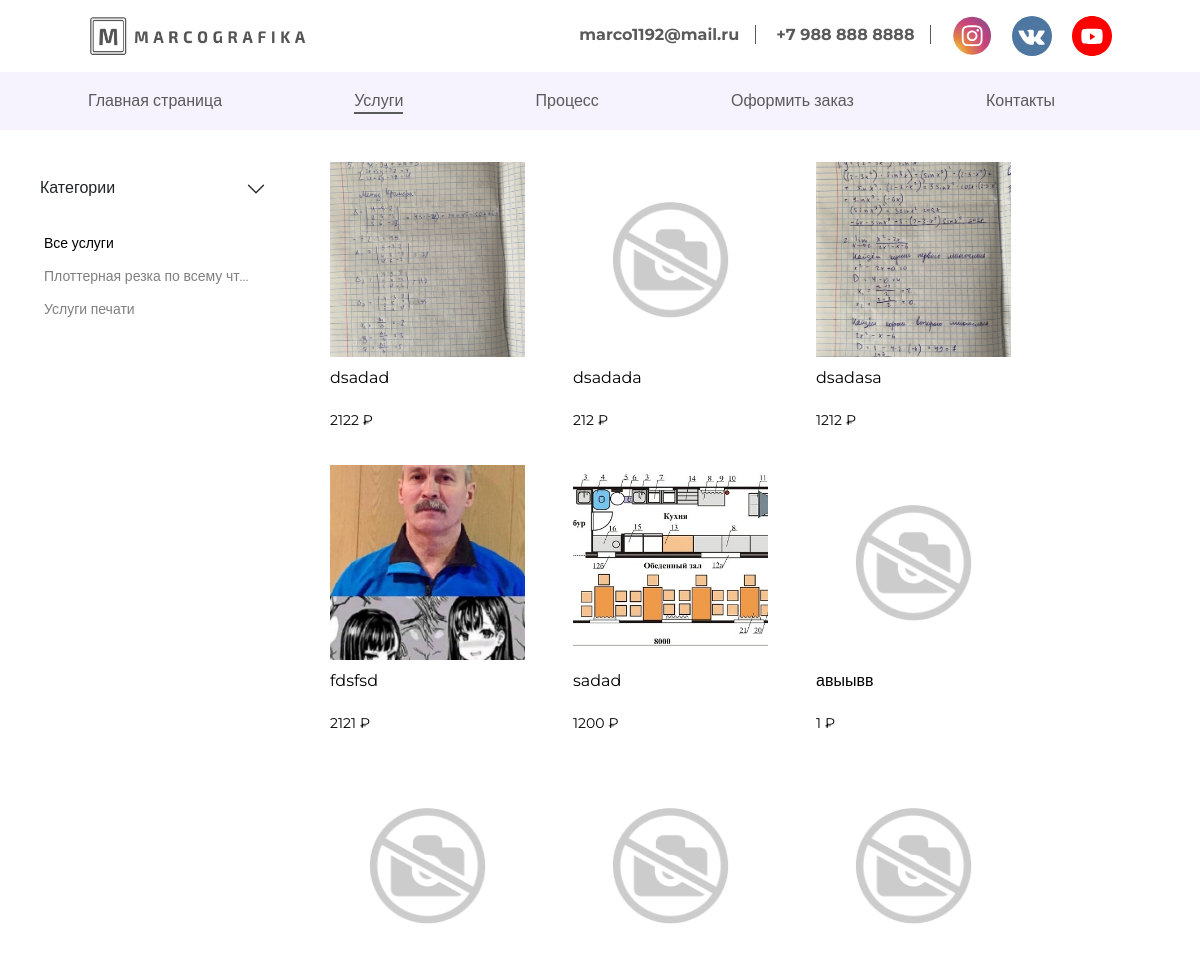
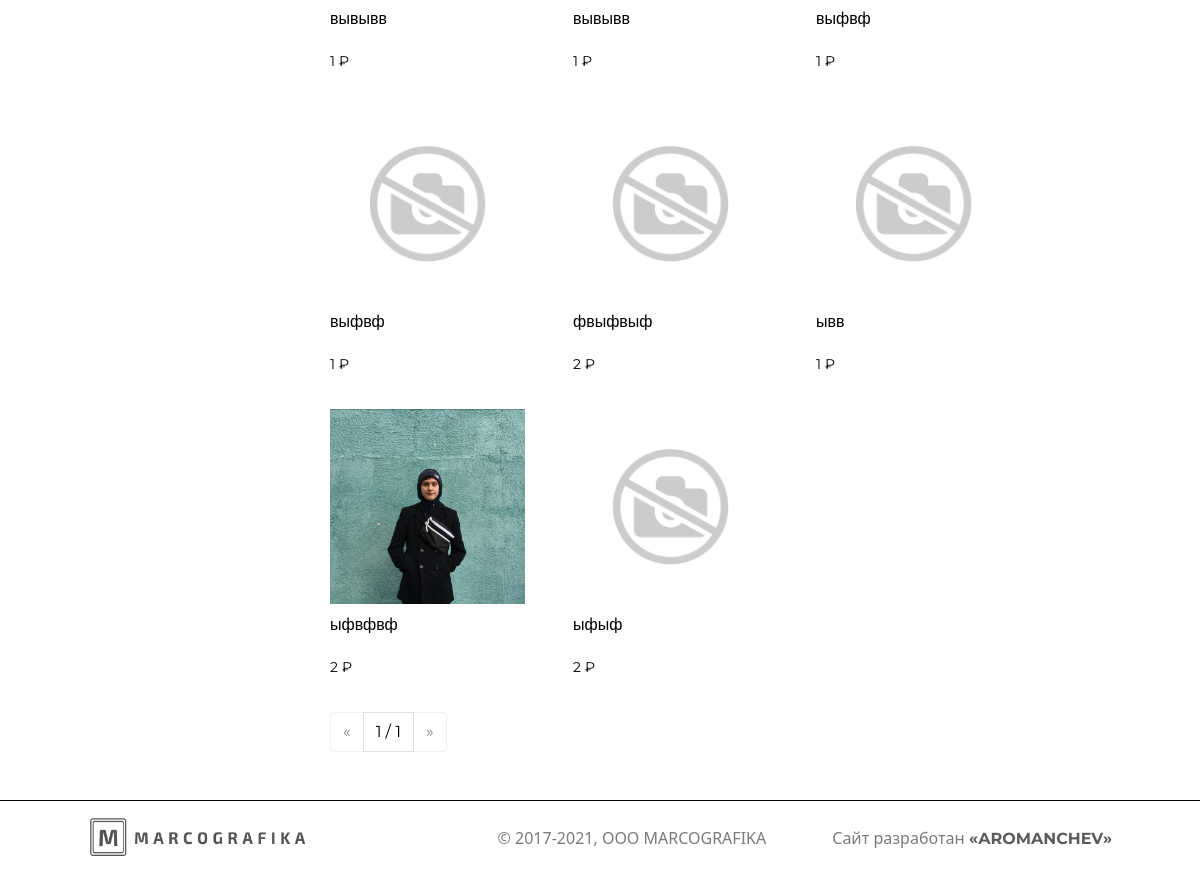
The app's page /service/, older data (2 pictures, top to bottom).
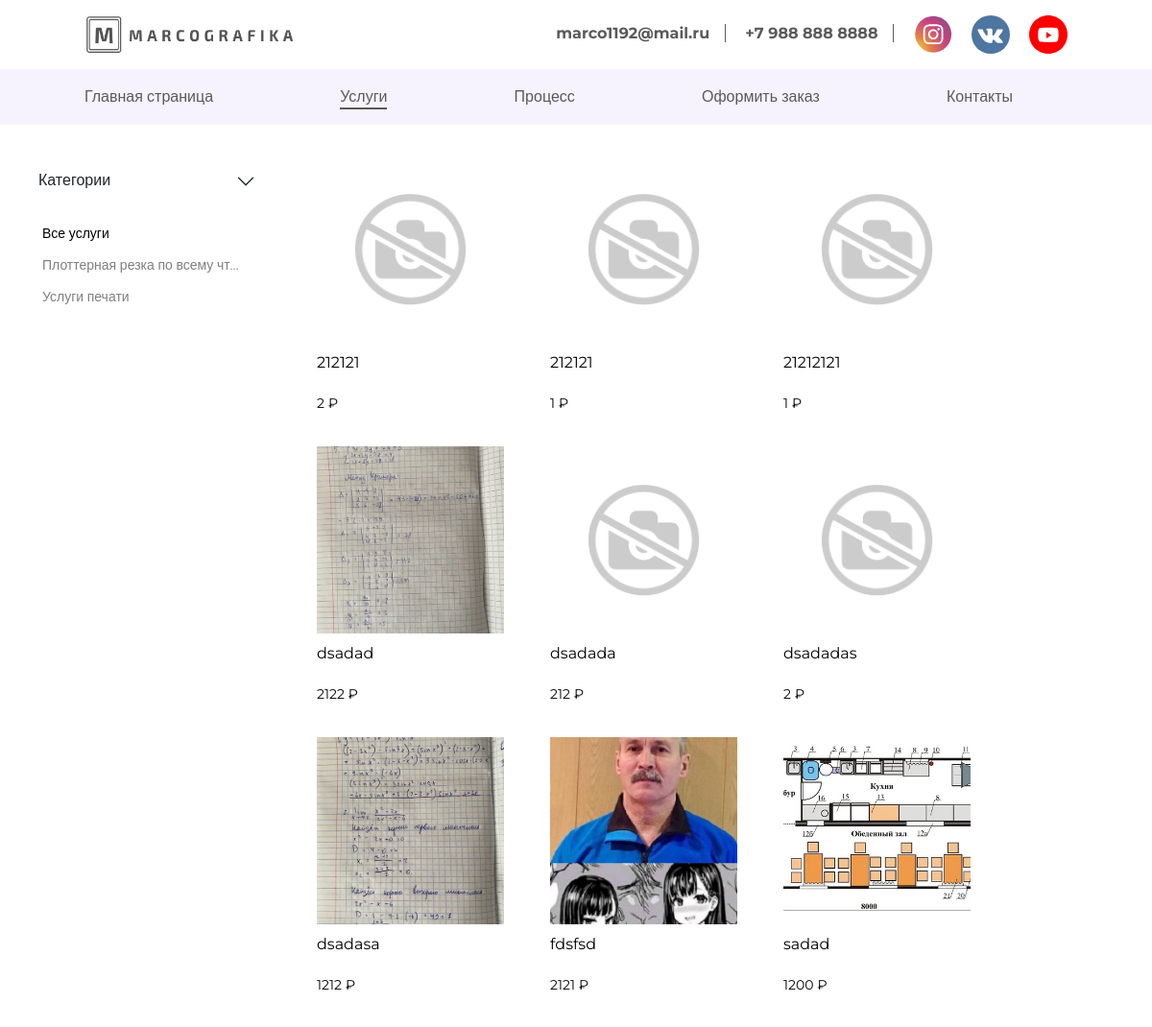
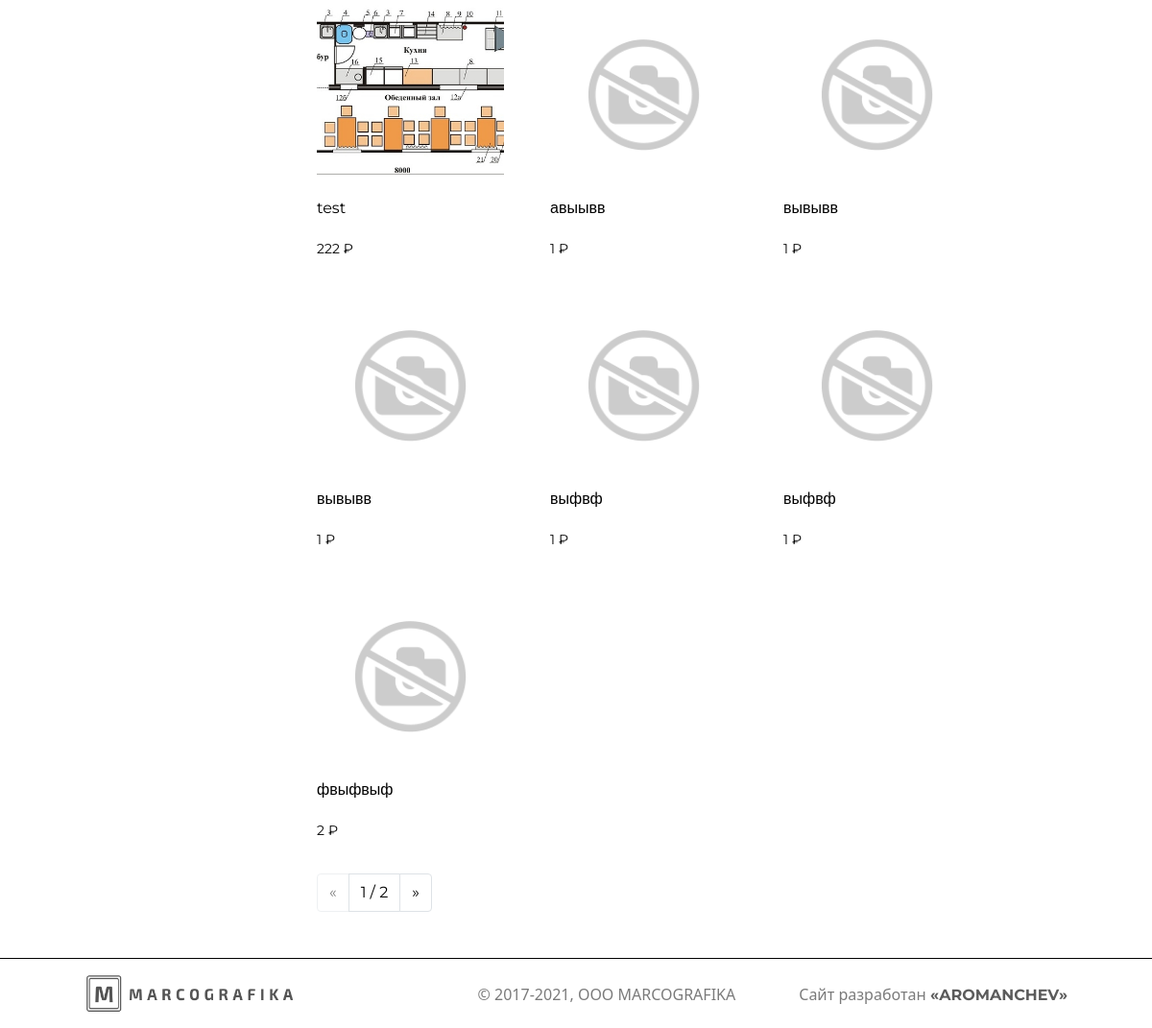
The same page, newer data (2 pictures, top to bottom).
### availability/models.py (models this page shows, shortened)
class Category(models.Model):
    name = models.CharField(max_length=200, db_index=True)
    slug = models.SlugField(max_length=200, db_index=True, unique=True)
    class Meta:
        ordering = ('name',)
        verbose_name = 'Категория'
        verbose_name_plural = 'Категории'
    def get_absolute_url(self):
        return reverse('availability:product_list_by_category',
                        args=[self.slug])

class Product(models.Model):
    category = models.ForeignKey(Category, related_name='products', on_delete=models.CASCADE)
    name = models.CharField(max_length=200, db_index=True)
    slug = models.SlugField(max_length=200, db_index=True)
    image = models.ImageField(upload_to='products/%Y/%m/%d', blank=True)
    description = models.TextField(blank=True)
    price = models.IntegerField()
    available = models.BooleanField(default=True)
    created = models.DateTimeField(auto_now_add=True)
    updated = models.DateTimeField(auto_now=True)
    class Meta:
        ordering = ('name',)
        verbose_name = 'Услуги'
        verbose_name_plural = 'Услуги'
        index_together = (('id', 'slug'),)
    def get_absolute_url(self):
        return reverse('availability:product_detail',
                        args=[self.id, self.slug])

### availability/views.py (the view)
def product_list(request, category_slug=None):
    category = None
    categories = Category.objects.all()
    products = Product.objects.filter(available=True)
    paginator = Paginator(products, 16)
    page = request.GET.get('page')
    if category_slug:
        category = get_object_or_404(Category, slug=category_slug)
        products = products.filter(category=category)
        paginator = Paginator(products, 16)
        try:
            products = paginator.page(page)
        except PageNotAnInteger:
            products = paginator.page(1)
        except EmptyPage:
            products = paginator.page(paginator.num_pages)
    else:
        paginator = Paginator(products, 16)
        try:
            products = paginator.page(page)
        except PageNotAnInteger:
            products = paginator.page(1)
        except EmptyPage:
            products = paginator.page(paginator.num_pages)
    return render(request,
                  'availability/availability.html',
                  {'category': category,
                   'categories': categories,
                   'products': products})

### availability/templates/availability/availability.html (shortened to what this page needs)
{% extends 'main/index.html' %} {% load static %}
{%block styles%}
<link rel="stylesheet" type="text/css" href="{% static 'css/service.css' %}" />
{%endblock%}
{% block content %}
<div class="wrapper service">
    <div class="categories_filter">
        <div class="accordion accordion-flush" id="accordionFlushExample">
            <div class="accordion-item">
                <h2 class="accordion-header" id="flush-headingOne">
                    <button class="accordion-button collapsed" type="button" data-bs-toggle="collapse"
                        data-bs-target="#flush-collapseOne" aria-expanded="false" aria-controls="flush-collapseOne">
                        Категории
                    </button>
                </h2>
                <div id="flush-collapseOne" class="accordion-collapse collapse show" aria-labelledby="flush-headingOne"
                    data-bs-parent="#accordionFlushExample">
                    <div class="accordion-body">
                        <div class="category_menu">
                            <ul>
                                <li {% if not category %} class="selected" {% endif %} title="Все услуги">
                                    <a href="{% url "availability:product_list" %}">Все услуги</a>
                                </li>
                                {% for c in categories %}
                                <li {% if category.slug == c.slug %} class="selected" {% endif %} title={{ c.name }}>
                                    <a href="{{ c.get_absolute_url }}">{{ c.name }}</a>
                                </li>
                                {% endfor %}
                            </ul>
                        </div>
                    </div>
                </div>
            </div>
        </div>
    </div>
    <div class="product-list">
        {% for product in products %}
        <div class="item">
            <a href="{{ product.get_absolute_url }}">
                <img src="{% if product.image %}{{ product.image.url }}{% else %}../../../../../static/media/icons/no_photo.png {% endif %}"
                    width="256" height="256" alt="product-image">
                <p data-bs-toggle="tooltip" data-bs-placement="top" title="{{ product.name }}">{{ product.name }}</p>
                <span>{{ product.price }} ₽</span>
            </a>
        </div>
        {% endfor %}
        {% include "./pagination.html" with page=products %}
    </div>
</div>
{% endblock %}
{%block footer%}
<footer class="service">
    <div class="footer__container">
        <div class="container__content">
            <div class="content">
                <a href="{%url 'index' %}">
                    <img src={% static "media/icons/logo.png" %} alt="logo" width="220" height="40" />
                </a>
                <span class="date">© 2017-2021, OOO MARCOGRAFIKA</span>
                <span>Сайт разработан <a href>«AROMANCHEV»</a></span>
            </div>
        </div>
    </div>
</footer>
{%endblock%}

Row changes from the older to the newer data that the page shows:
no longer on this page (row unchanged): Product: name "ывв", price "1"
no longer on this page (row unchanged): Product: image (picture), name "ыфвфвф", price "2"
no longer on this page (row unchanged): Product: name "ыфыф", price "2"
added Product: name "212121", price "2"
added Product: image (placeholder picture), name "212121", price "1"
added Product: name "21212121", price "1"
added Product: name "dsadadas", price "2"
added Product: image (picture), name "test", price "222"
Text that changed along with them:
{{ page.paginator.num_pages }}: "1" → "2"
